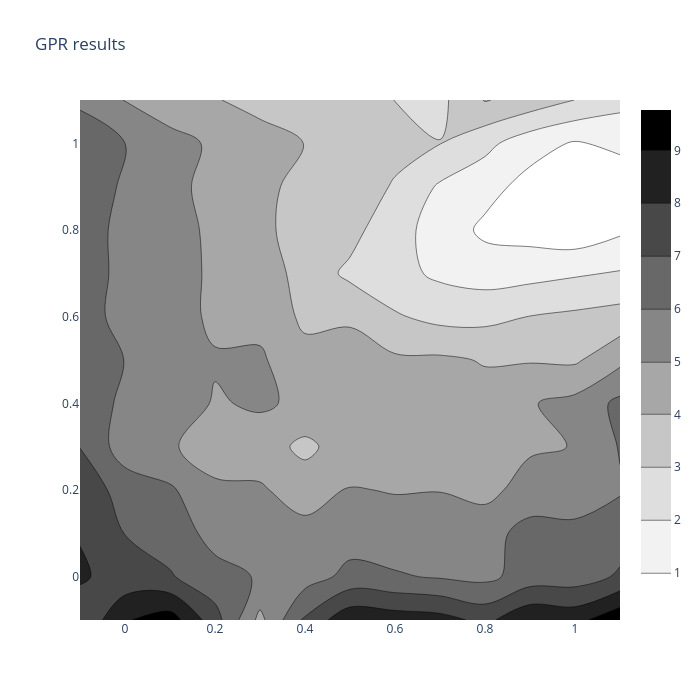

Notebook code cell kept with this figure:
### Code cell
fig = go.Figure( \
    data = go.Contour( \
        z=pmf_test.reshape(colvars_tl[0].shape).T,
        y=np.arange(-0.1,1.1,0.1), x=np.arange(-0.1,1.1,0.1), colorscale="Greys"));
fig.update_layout(title='GPR results', autosize=False,height=700,width=700)
fig.show()

### Figure 1 — Plotly figure (JSON) as saved in the notebook; plotly's stock layout.template omitted (floating-point values rounded to 4 significant figures; data arrays with more than 128 entries replaced by an {"elided": "..."} marker saying what was removed)
{"data": [{"autocontour": true, "colorscale": [[0, "rgb(255,255,255)"], [0.125, "rgb(240,240,240)"], [0.25, "rgb(217,217,217)"], [0.375, "rgb(189,189,189)"], [0.5, "rgb(150,150,150)"], [0.625, "rgb(115,115,115)"], [0.75, "rgb(82,82,82)"], [0.875, "rgb(37,37,37)"], [1, "rgb(0, 0, 0)"]], "contours": {"end": 9, "size": 1, "start": 1}, "type": "contour", "x": [-0.1, 0, 0.1, 0.2, 0.3, 0.4, 0.5, 0.6, 0.7, 0.8, 0.9, 1, 1.1], "y": [-0.1, 0, 0.1, 0.2, 0.3, 0.4, 0.5, 0.6, 0.7, 0.8, 0.9, 1, 1.1], "z": {"elided": "13x13 float values"}}], "layout": {"autosize": false, "height": 700, "title": {"text": "GPR results"}, "width": 700, "xaxis": {"autorange": true, "range": [-0.1, 1.1], "type": "linear"}, "yaxis": {"autorange": true, "range": [-0.1, 1.1], "type": "linear"}}}
